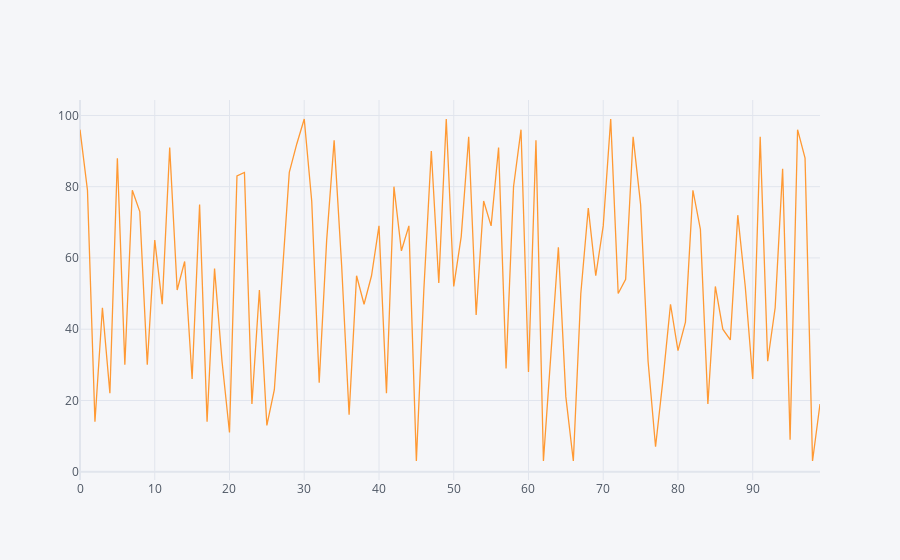

Source (notebook cell):
### Code cell
df2.iplot()

### Figure 1 — Plotly figure (JSON) as saved in the notebook; plotly's stock layout.template omitted (floating-point values rounded to 4 significant figures)
{"data": [{"line": {"color": "rgba(255, 153, 51, 1.0)", "dash": "solid", "shape": "linear", "width": 1.3}, "mode": "lines", "name": "0", "text": "", "type": "scatter", "x": [0, 1, 2, 3, 4, 5, 6, 7, 8, 9, 10, 11, 12, 13, 14, 15, 16, 17, 18, 19, 20, 21, 22, 23, 24, 25, 26, 27, 28, 29, 30, 31, 32, 33, 34, 35, 36, 37, 38, 39, 40, 41, 42, 43, 44, 45, 46, 47, 48, 49, 50, 51, 52, 53, 54, 55, 56, 57, 58, 59, 60, 61, 62, 63, 64, 65, 66, 67, 68, 69, 70, 71, 72, 73, 74, 75, 76, 77, 78, 79, 80, 81, 82, 83, 84, 85, 86, 87, 88, 89, 90, 91, 92, 93, 94, 95, 96, 97, 98, 99], "y": [96, 79, 14, 46, 22, 88, 30, 79, 73, 30, 65, 47, 91, 51, 59, 26, 75, 14, 57, 31, 11, 83, 84, 19, 51, 13, 23, 53, 84, 92, 99, 76, 25, 65, 93, 58, 16, 55, 47, 55, 69, 22, 80, 62, 69, 3, 51, 90, 53, 99, 52, 66, 94, 44, 76, 69, 91, 29, 80, 96, 28, 93, 3, 33, 63, 21, 3, 50, 74, 55, 69, 99, 50, 54, 94, 75, 31, 7, 26, 47, 34, 42, 79, 68, 19, 52, 40, 37, 72, 52, 26, 94, 31, 46, 85, 9, 96, 88, 3, 19]}], "layout": {"legend": {"bgcolor": "#F5F6F9", "font": {"color": "#4D5663"}}, "paper_bgcolor": "#F5F6F9", "plot_bgcolor": "#F5F6F9", "title": {"font": {"color": "#4D5663"}}, "xaxis": {"gridcolor": "#E1E5ED", "showgrid": true, "tickfont": {"color": "#4D5663"}, "title": {"font": {"color": "#4D5663"}, "text": ""}, "zerolinecolor": "#E1E5ED"}, "yaxis": {"gridcolor": "#E1E5ED", "showgrid": true, "tickfont": {"color": "#4D5663"}, "title": {"font": {"color": "#4D5663"}, "text": ""}, "zerolinecolor": "#E1E5ED"}}}
